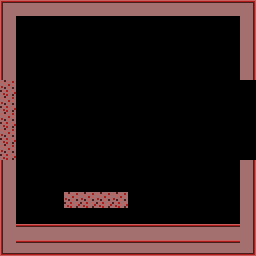

This is a level from a 2D game, rendered from its Tiled map with the project's own tilesets. A one-line summary and the map file follow, with tile-layer data summarised:
An orthogonal 16x16 tile map with 16x16 px tiles, 1 tile layer (Tile Layer 1) and 1 object (teleport).

<map version="1.0" orientation="orthogonal" width="16" height="16" tilewidth="16" tileheight="16">
 <tileset firstgid="1" name="Tiles" tilewidth="16" tileheight="16">
  <image source="ccbResources/Tiles.png" width="800" height="600" />
 </tileset>
 <layer name="Tile Layer 1" width="16" height="16">
  <data>[256 cells, 73 non-empty, 9 distinct tile ids]</data>
 </layer>
 <objectgroup name="objects" width="16" height="16">
  <object name="tele" type="teleport" x="241" y="81" width="12" height="78">
   <properties>
    <property name="direction" value="east" />
   </properties>
  </object>
 </objectgroup>
</map>
